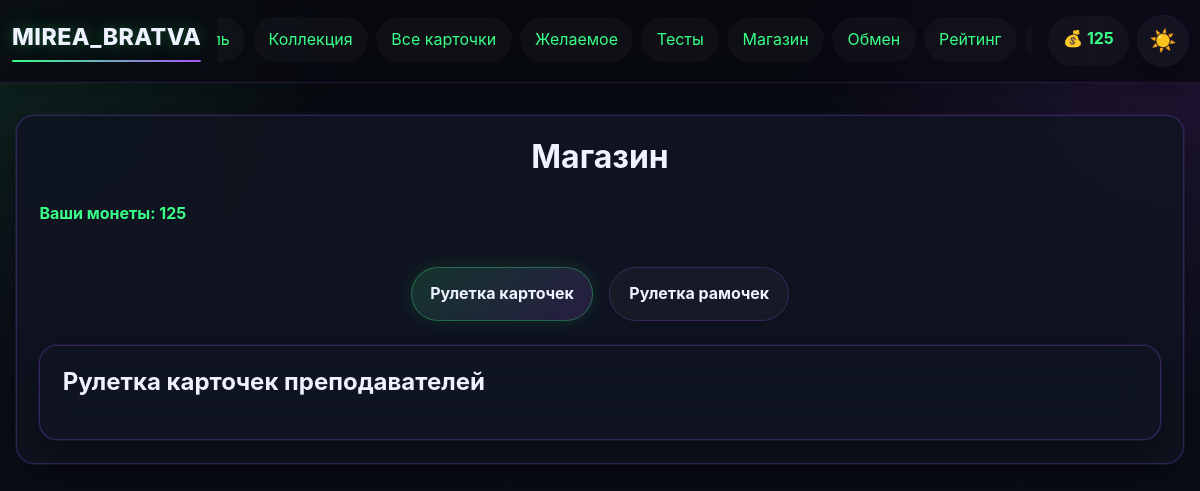
Before: /shop (signed in) with the older database file.
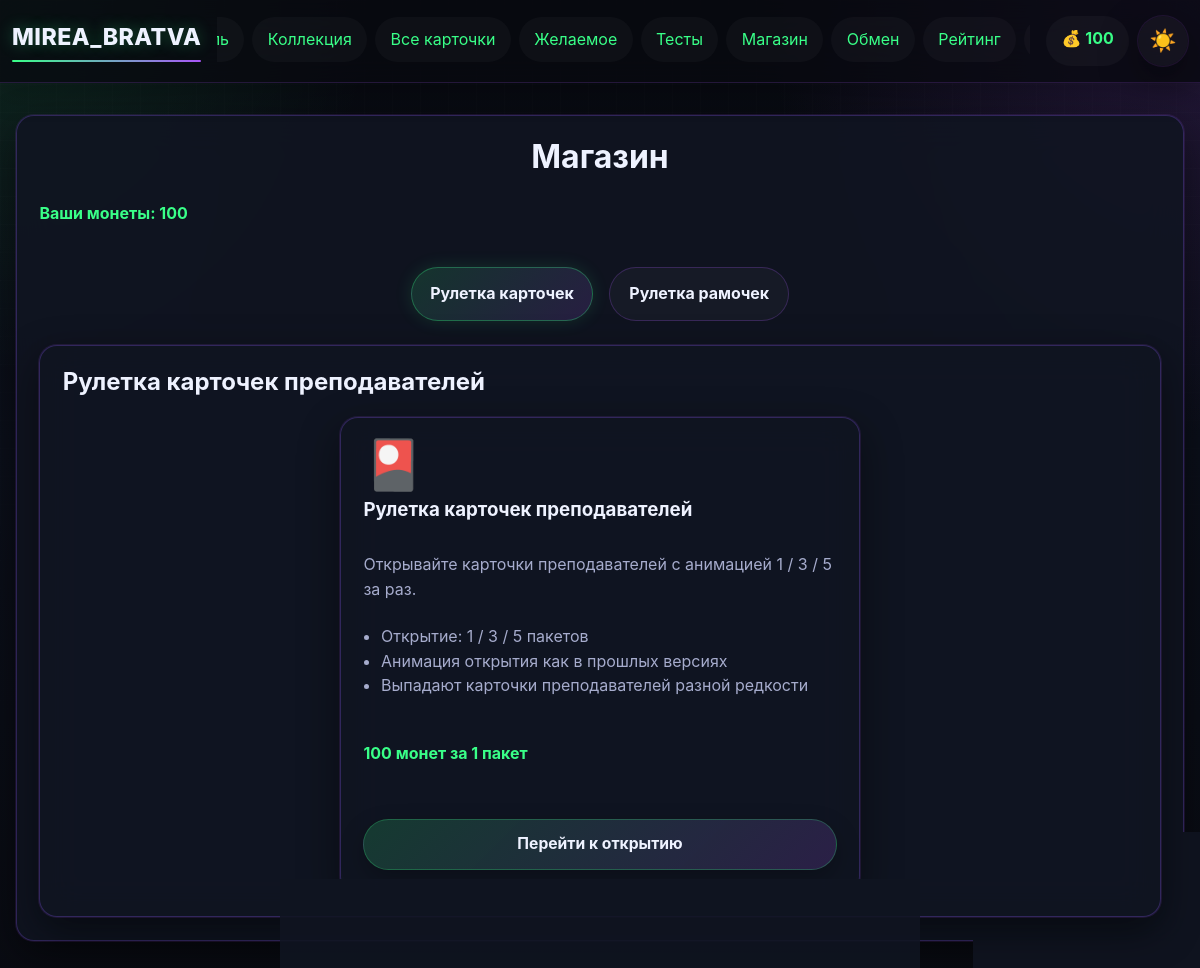
After: the same page with the newer database file.
### app.py (models this page shows)
class User(UserMixin, db.Model):
    __tablename__ = 'user'
    id = db.Column(db.Integer, primary_key=True)
    username = db.Column(db.String(80), unique=True, nullable=False)
    email = db.Column(db.String(120), unique=True, nullable=False)
    password_hash = db.Column(db.String(200), nullable=False)
    coins = db.Column(db.Integer, default=100)
    profile_theme = db.Column(db.String(50), default='dark')
    avatar_frame = db.Column(db.String(50), default='none')
    bio = db.Column(db.Text, default='')
    owned_frames = db.Column(db.Text, default='[]')
    avatar_icon = db.Column(db.String(50), default='letter')
    created_at = db.Column(db.DateTime, default=datetime.utcnow)
    last_daily_bonus = db.Column(db.DateTime, default=None)

class ShopItem(db.Model):
    __tablename__ = 'shop_item'
    id = db.Column(db.Integer, primary_key=True)
    name = db.Column(db.String(100), nullable=False)
    type = db.Column(db.String(20), nullable=False)
    price = db.Column(db.Integer, nullable=False)
    description = db.Column(db.Text)
    image_url = db.Column(db.String(200))
    pack_rarity_chances = db.Column(db.String(200))

### app.py (the view)
@app.route('/shop')
@login_required
def shop():
    active_tab = request.args.get('tab', 'card_roulette')
    card_products = ShopItem.query.filter(ShopItem.image_url.in_(['teacher-pack'])).order_by(ShopItem.price.asc()).all()
    frame_packs = ShopItem.query.filter(ShopItem.image_url.in_(['gems-frame-pack', 'fire-frame-pack'])).order_by(ShopItem.price.asc()).all()
    return render_template(
        'shop.html',
        card_products=card_products,
        frame_packs=frame_packs,
        active_tab=active_tab,
        get_frame_pack_meta=get_frame_pack_meta,
    )

### app.py (called while the page is built)
@login_manager.user_loader
def load_user(user_id):
    return db.session.get(User, int(user_id))

### templates/shop.html
{% extends "base.html" %}
{% block content %}
<div class="shop-container">
    <h1>Магазин</h1>
    <p class="user-coins">Ваши монеты: {{ current_user.coins }}</p>
    <div class="shop-tabs" role="tablist">
        <a href="{{ url_for('shop', tab='card_roulette') }}" class="shop-tab {% if active_tab == 'card_roulette' %}active{% endif %}">Рулетка карточек</a>
        <a href="{{ url_for('shop', tab='frame_roulette') }}" class="shop-tab {% if active_tab == 'frame_roulette' %}active{% endif %}">Рулетка рамочек</a>
    </div>
    {% if active_tab == 'frame_roulette' %}
    <div class="shop-panel">
        <section class="category">
            <h2>Рулетка рамочек для профиля</h2>
            <div class="items-grid shop-grid-3">
                {% for item in frame_packs %}
                {% set meta = get_frame_pack_meta(item.image_url) %}
                <article class="shop-item card-pack shop-card-template featured-pack frame-pack-card frame-pack-{{ meta.accent }}">
                    <div class="roulette-icon">{{ meta.icon }}</div>
                    <h3>{{ item.name }}</h3>
                    <p class="shop-copy">{{ item.description }}</p>
                    <ul class="rarity-chances compact-list">
                        <li>Открытие: 1 / 3 / 5 прокруток</li>
                        <li>Выпадают только {{ meta.label }}-рамочки</li>
                        <li>Новая рамка добавляется в аккаунт автоматически</li>
                        <li>После открытия рамку можно поставить в профиле</li>
                    </ul>
                    <p class="price">{{ item.price }} монет за 1 прокрутку</p>
                    <a href="{{ url_for('open_frame_pack', item_id=item.id) }}" class="btn btn-pack">Крутить {{ meta.label }}</a>
                </article>
                {% endfor %}
            </div>
        </section>
    </div>
    {% else %}
    <div class="shop-panel">
        <section class="category">
            <h2>Рулетка карточек преподавателей</h2>
            <div class="items-grid shop-grid-3 shop-grid-single">
                {% for item in card_products %}
                <article class="shop-item card-pack shop-card-template featured-pack teacher-pack-card">
                    <div class="roulette-icon">🎴</div>
                    <h3>{{ item.name }}</h3>
                    <p class="shop-copy">{{ item.description }}</p>
                    <ul class="rarity-chances compact-list">
                        <li>Открытие: 1 / 3 / 5 пакетов</li>
                        <li>Анимация открытия как в прошлых версиях</li>
                        <li>Выпадают карточки преподавателей разной редкости</li>
                    </ul>
                    <p class="price">{{ item.price }} монет за 1 пакет</p>
                    <a href="{{ url_for('open_pack', item_id=item.id) }}" class="btn btn-pack">Перейти к открытию</a>
                </article>
                {% endfor %}
            </div>
        </section>
    </div>
    {% endif %}
</div>
{% endblock %}

### templates/base.html (shortened to what this page needs)
<!DOCTYPE html>
<html lang="ru">
<head>
    <link rel="stylesheet" href="{{ url_for('static', filename='css/style.css') }}">
</head>
<body class="{% if current_user.is_authenticated and current_user.profile_theme == 'light' %}light-theme{% else %}dark-theme{% endif %}">
    <nav class="navbar">
        <div class="nav-container">
            <a class="nav-logo" href="{{ url_for('index') }}">MIREA_BRATVA</a>
            <div class="nav-main">
                <ul class="nav-menu">
                    {% if current_user.is_authenticated %}
                        <li><a href="{{ url_for('profile') }}">Профиль</a></li>
                        <li><a href="{{ url_for('collection') }}">Коллекция</a></li>
                        <li><a href="{{ url_for('cards_catalog') }}">Все карточки</a></li>
                        <li><a href="{{ url_for('wishlist') }}">Желаемое</a></li>
                        <li><a href="{{ url_for('quizzes') }}">Тесты</a></li>
                        <li><a href="{{ url_for('shop') }}">Магазин</a></li>
                        <li><a href="{{ url_for('exchange') }}">Обмен</a></li>
                        <li><a href="{{ url_for('rating') }}">Рейтинг</a></li>
                        <li><a href="{{ url_for('logout') }}">Выйти</a></li>
                    {% else %}
                        <li><a href="{{ url_for('login') }}">Вход</a></li>
                        <li><a href="{{ url_for('register') }}">Регистрация</a></li>
                    {% endif %}
                </ul>
            </div>
            {% if current_user.is_authenticated %}
            <div class="nav-actions">
                <div class="coins">💰 {{ current_user.coins }}</div>
                <a class="theme-toggle nav-pill" href="{{ url_for('toggle_theme') }}" title="Переключить тему">
                    {% if current_user.profile_theme == 'light' %}🌙{% else %}☀️{% endif %}
                </a>
            </div>
            {% endif %}
        </div>
    </nav>
    <main class="container">
        {% block content %}{% endblock %}
    </main>
</body>
</html>

Changed rows visible on the page:
changed User: coins "125" → "100"
now on this page (row edited): ShopItem: name "Рулетка карточек преподавателей", description "Открывайте карточки преподавателей с анимацией 1 / 3 / 5 за раз.", price "100"
